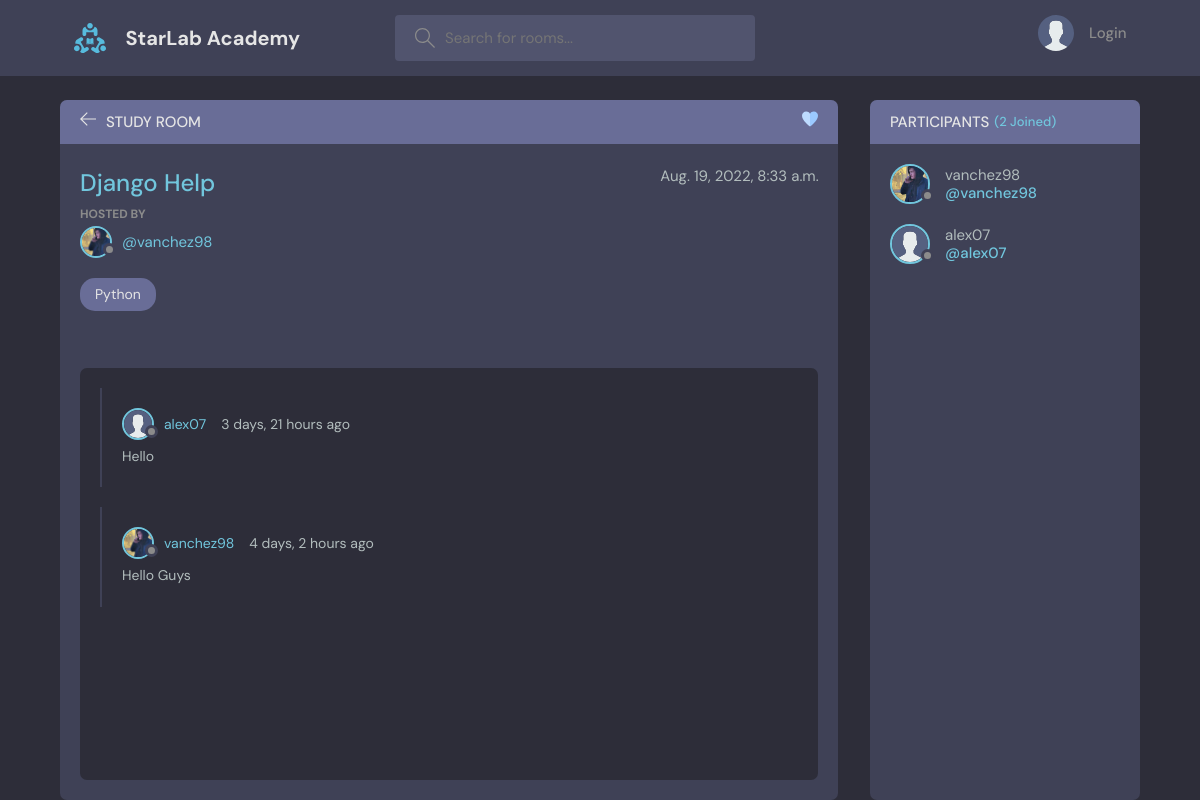
The page /room/1/ on the database as committed earlier.
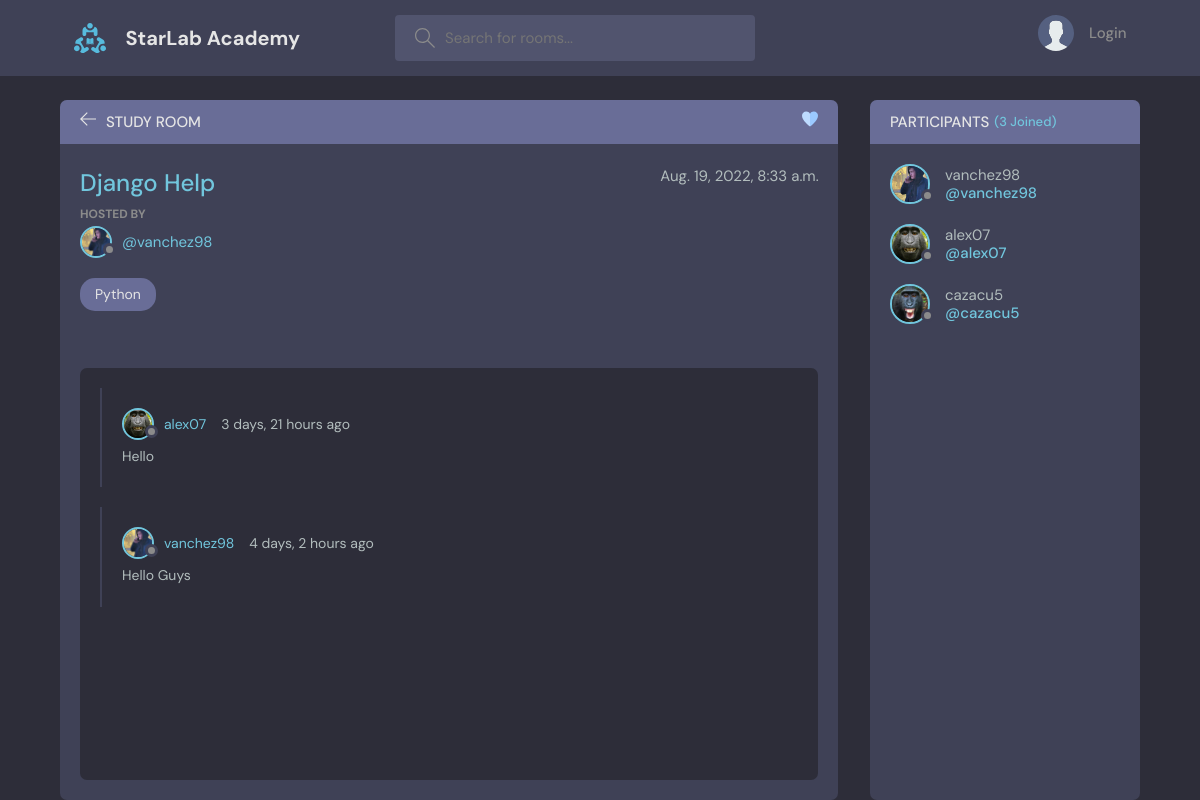
The same page on the database as committed later.
### base/models.py (models this page shows, shortened)
class Message(models.Model):
    user = models.ForeignKey(User, on_delete=models.CASCADE)
    room = models.ForeignKey(Room, on_delete=models.CASCADE)
    body = models.TextField()
    updated = models.DateTimeField(auto_now=True)
    created = models.DateTimeField(auto_now_add=True)
    class Meta:
        ordering = ['-updated', '-created']

class User(AbstractUser):
    name = models.CharField(max_length=200, null=True)
    email = models.EmailField(unique=True, null=True)
    bio = models.TextField(null=True)
    avatar = models.ImageField(null=True, default="avatar.svg")
    USERNAME_FIELD = 'email'
    REQUIRED_FIELDS = []

### base/views.py (the view, shortened to what this page needs)
# urls.py: path('room/<str:pk>/', views.room, name="room"),
def room(request, pk):
    room = Room.objects.get(id=pk)
    room_messages = room.message_set.all()
    participants = room.participants.all()
    context = {'room': room, 'room_messages': room_messages,
               'participants': participants}
    return render(request, 'base/room.html', context)

### base/models.py (called while the page is built)
    def __str__(self):
        return self.name

### base/templates/base/room.html (shortened to what this page needs)
{% extends 'main.html' %}
{% block content %}
  <main class="profile-page layout layout--2">
    <div class="container">
      <div class="room">
        <div class="room__top">
          <div class="room__topLeft">
            <a href="{% url 'home' %}">
              <svg version="1.1" xmlns="http://www.w3.org/2000/svg" width="32" height="32" viewBox="0 0 32 32">
                <title>arrow-left</title>
                <path
                  d="M13.723 2.286l-13.723 13.714 13.719 13.714 1.616-1.611-10.96-10.96h27.625v-2.286h-27.625l10.965-10.965-1.616-1.607z"
                ></path>
              </svg>
            </a>
            <h3>Study Room</h3>
          </div>
          <div class="room__topRight">
            <div id="favourite-section">
                <form action="{% url 'favorite-post' room.id %}" method='POST'>
                    <a type="submit">
                    </a>
                </form>
            </div>
          </div>
        </div>
        <div class="room__box scroll">
          <div class="room__header scroll">
            <div class="room__info">
              <h3>{{room.name}}</h3>
              <span>{{room.created}}</span>
            </div>
            <div class="room__hosted">
              <p>Hosted By</p>
              <a href="{% url 'user-profile' room.host.id %}" class="room__author">
                <div class="avatar avatar--small">
                  <img src="{{room.host.avatar.url}}" />
                </div>
                <span>@{{room.host.username}}</span>
              </a>
            </div>
            <span class="room__topics">{{room.topic}}</span>
          </div>
          <div class="room__conversation">
            <div class="threads scroll">
              {% for message in room_messages %}
              <div class="thread">
                <div class="thread__top">
                  <div class="thread__author">
                    <a href="{% url 'user-profile' message.user.id %}" class="thread__authorInfo">
                      <div class="avatar avatar--small">
                        <img src="{{message.user.avatar.url}}" />
                      </div>
                      <span>{{message.user.username}}</span>
                    </a>
                    <span class="thread__date">{{message.created|timesince}} ago</span>
                  </div>
                </div>
                <div class="thread__details">
                  {{message.body}}
                </div>
              </div>
              {% endfor %}
            </div>
          </div>
        </div>
      </div>
      <div class="participants">
        <h3 class="participants__top">Participants <span>({{participants.count}} Joined)</span></h3>
        <div class="participants__list scroll">
          {% for user in participants %}
          <a href="{% url 'user-profile' user.id %}" class="participant">
            <div class="avatar avatar--medium">
              <img src="{{user.avatar.url}}" />
            </div>
            <p>
              {{user.username}}
              <span>@{{user.username}}</span>
            </p>
          </a>
          {% endfor %}
        </div>
      </div>
    </div>
  </main>
{% endblock content %}

Rows that differ between the two databases and show on the page:
changed through a linked row, Message "3 days, 21 hours": user.avatar: picture added in place of a placeholder
changed User "alex07": avatar: picture added in place of a placeholder
added User: avatar (placeholder picture), username "cazacu5"
Other text that changed with them:
{{ participants.count }}: "2" → "3"
